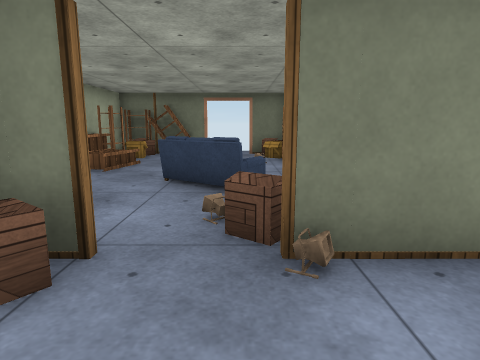
view 1 (above)

19 first-person views from a walk through a 3-D level made in the Unity game engine. The camera is 1.2 m above the floor, tilts 10° down and sees 75° across. Doors are open. The floor is counted in squares, 1 m on a side. Each view is taken from the middle of a square. On the plan, view 1 faces up. The plan holds only what a view shows up to about 13 squares ahead; the rest is blank. The place goes on beyond the plan. Surface patterns are stand-ins for the level's own textures.

view 2
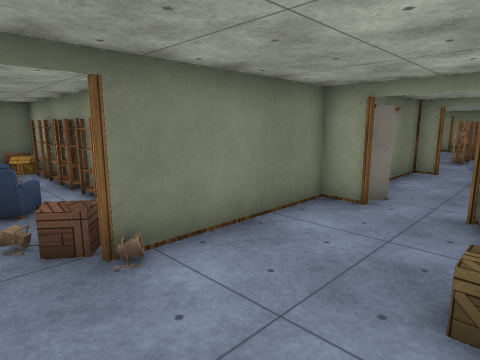

view 3
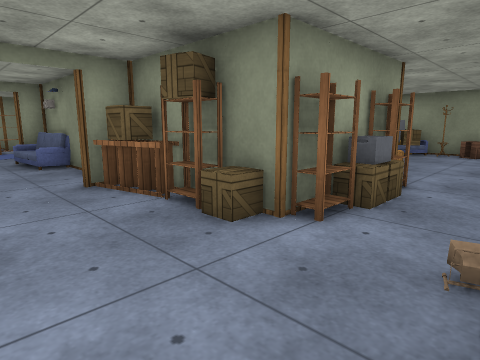

view 4
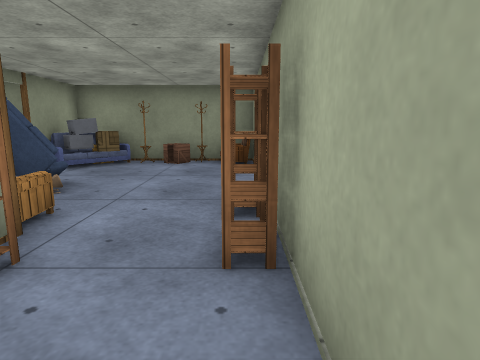

view 5
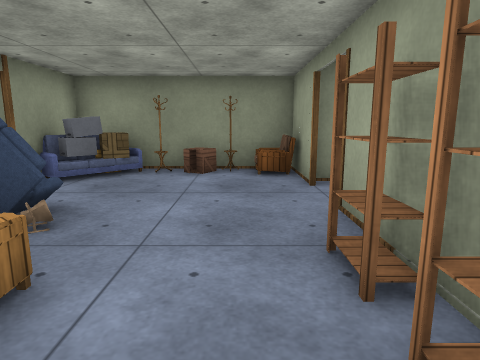

view 6
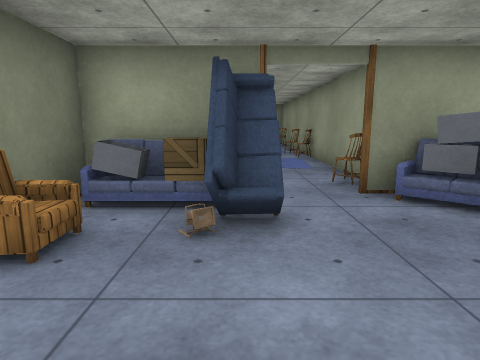

view 7
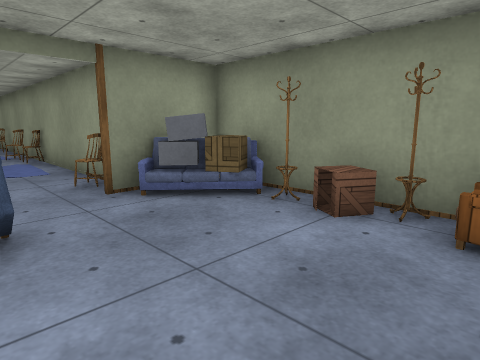

view 8
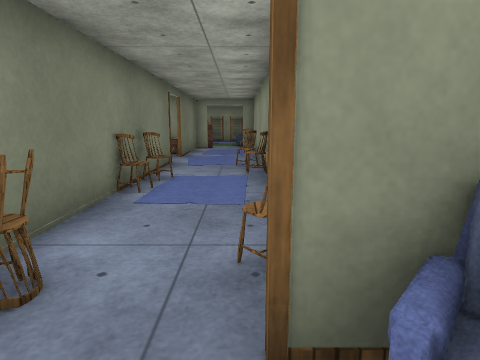

view 9
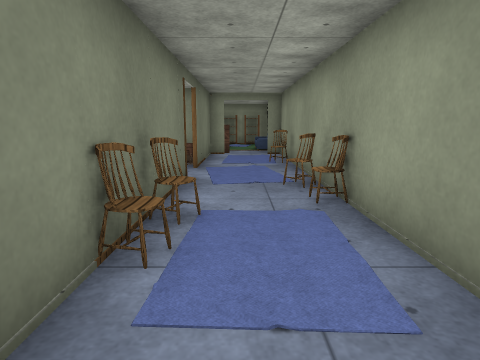

view 10
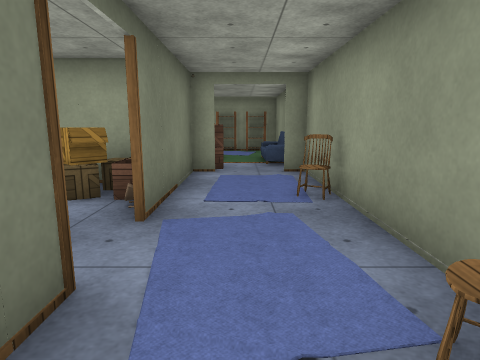

view 11
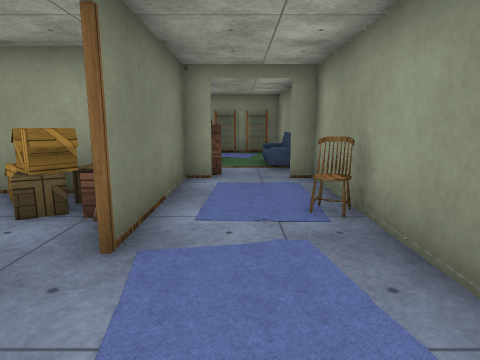

view 12
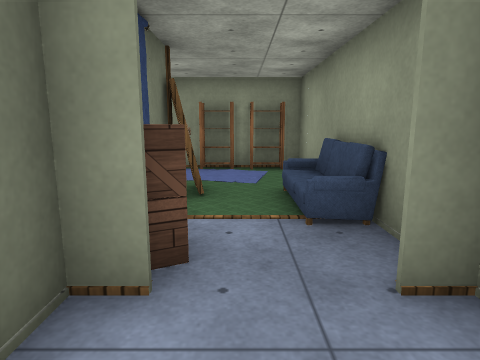

view 13
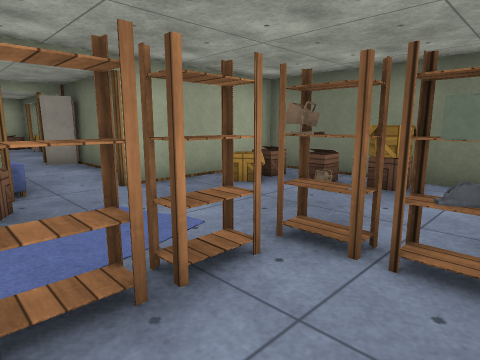

view 14
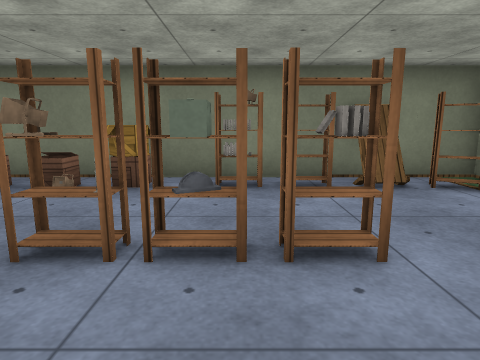

view 15
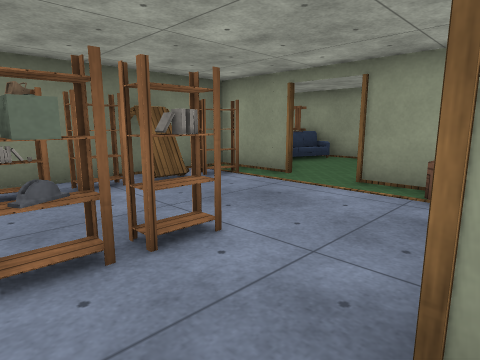

view 16
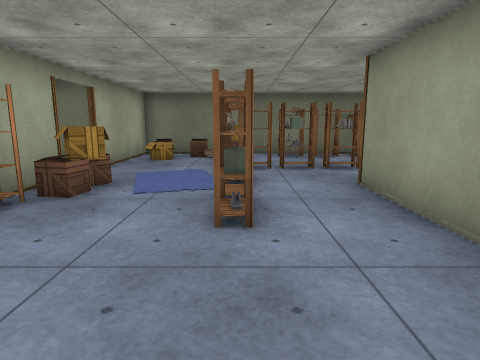

view 17
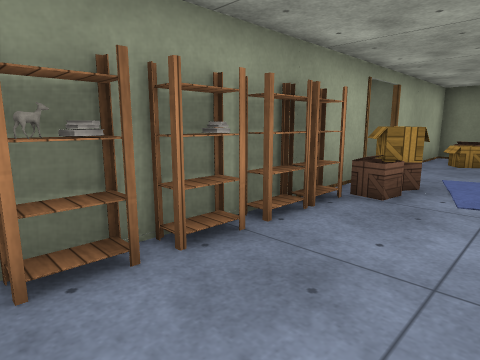

view 18
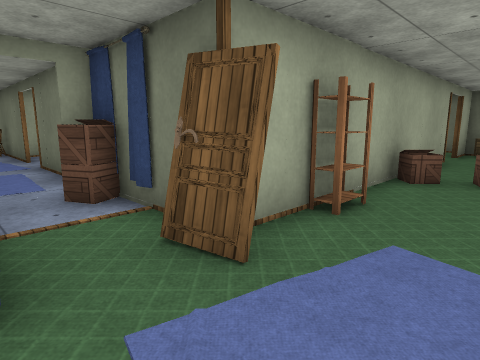

view 19
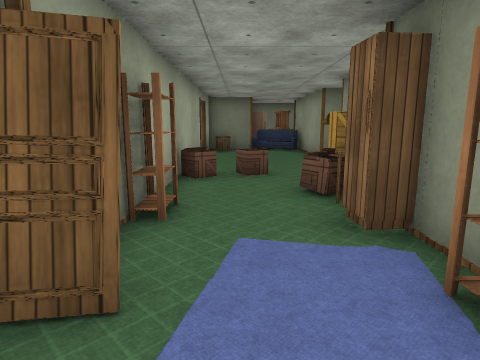

### Floor plan
Points are (right, up) in squares from view 1. A wall is a line through its corners. A room is listed if a view was taken in it or the views show most of it. See-through windows are left out.
Room 1 (views 1, 2, 3, 4, 5, 6, 7, 8)
walls: (1.4, -2.9) (1.4, -1.4); (-1.5, -2.5) (-1.5, -4.3); (-1.5, -5.8) (-1.5, -7.1); (5.4, -1.1) (5.4, -0.1); (4.4, -7.5) (4.4, -5.3) (2.5, -5.3); (-1.4, 2.7) (-2.1, 2.7); (7.9, -0.9) (8.5, -0.9); (5.5, 2.7) (0.4, 2.7); (-1.5, -10.1) (-1.5, -12.7) (4.4, -12.7) (4.4, -10.1); (8.2, 2.4) (6.5, 2.4); (10.4, -0.9) (11, -0.9) (11, -0.1); (11, 1.6) (11, 2.4) (10.4, 2.4)
ways out: opening at (5, -9) to room 2; opening at (11, 0.5) to room 3; opening at (-2, -8.5); opening at (-0.5, 3)
objects: box (-2, 2); chair (-1, -12); shelf (-1, -7) to (-1, -6); shelf (-1, -5); box (0, -3); box (0, 2); box (1, -12); shelf (1, -4); box (1, -3); shelf (1, -2); chair (2, -6); box (2, -1); box (3, -12); sofa (3, -8) to (4, -8); shelf (3, -1); sofa (4, -11); box (4, -7); sofa (4, -6); shelf (4, -1); other object (5, -8); box (5, -1); pillar (5, 0); pillar (5, 2); other object (6, 2); sofa (9, -1); other object (10, -1)
Room 2 (views 9, 10, 11, 12)
walls: (13.3, -7.8) (10.4, -7.8); (19.1, -7.8) (19.1, -8.4); (19.1, -7.8) (14.8, -7.8); (19.1, -10.8) (19.1, -10.1); (8.5, -7.8) (5.8, -7.8); (22.5, -7.8) (20.6, -7.8); (4.9, -10.7) (23.5, -10.7)
ways out: opening at (5, -9) to room 1; opening at (14, -8) to room 3; opening at (23, -9) to room 3
objects: other object (6, -11); other object (9, -8); other object (10, -8); other object (11, -11); other object (12, -10); carpet (16, -10); other object (16, -9); sofa (22, -11) to (22, -10)
Room 3 (views 13, 14, 15, 16, 17, 18, 19)
walls: (22.5, 0.4) (22.5, 1.5); (22.6, 1.5) (22.6, -7.2); (22.5, 6.2) (11.1, 6.2) (11.1, 1.6); (17.4, -7.4) (17.4, -0.6); (11.1, -0.1) (11.1, -2.6); (27.6, 1.4) (27, 1.4) (27, 5.5); (11.1, -6.5) (11.1, -7.4); (23.5, -10.7) (26, -10.7) (26, -6.6)
ways out: opening at (11, 0.5) to room 1; opening at (14, -8) to room 2; opening at (23, -9) to room 2; opening at (26, 5)
objects: shelf (11, -6); shelf (11, -5); shelf (11, -4); shelf (11, -3); box (12, -2); box (12, -1); box (12, 4); box (13, 5); box (14, 5); shelf (15, -3); shelf (15, -2); shelf (15, -1); shelf (15, 0) to (15, 1); other object (15, 2); box (15, 5); box (16, -7); box (16, -6); shelf (16, 2); box (17, -7); box (17, -6); shelf (17, 2) to (18, 2); shelf (17, 5); shelf (18, 5) to (19, 5); other object (20, 5) to (20, 6); shelf (21, 5) to (22, 5); box (22, 0); pillar (22, 2); pillar (22, 4); other object (23, -8); shelf (23, -6); box (23, -3) to (23, -2); other object (23, 5); box (24, -2); box (25, -5); shelf (26, -10); shelf (26, -8); cabinet (26, -6); box (26, -5); other object (26, -3)

Positions as (right, up) in squares from view 1, and headings:
1: (0, 0), facing up
2: (-1, -1), facing up-right
3: (-1, 2), facing down-right
4: (-1, -2), facing down
5: (0, -4), facing down
6: (-1, -8), facing right
7: (-1, -8), facing down-right
8: (3, -10), facing right
9: (6, -9), facing right
10: (11, -9), facing right
11: (12, -9), facing right
12: (17, -9), facing right
13: (17, -1), facing up-left
14: (17, -1), facing up
15: (16, -1), facing up-right
16: (15, -7), facing up
17: (14, -7), facing up-left
18: (25, -10), facing up-left
19: (24, -10), facing up
